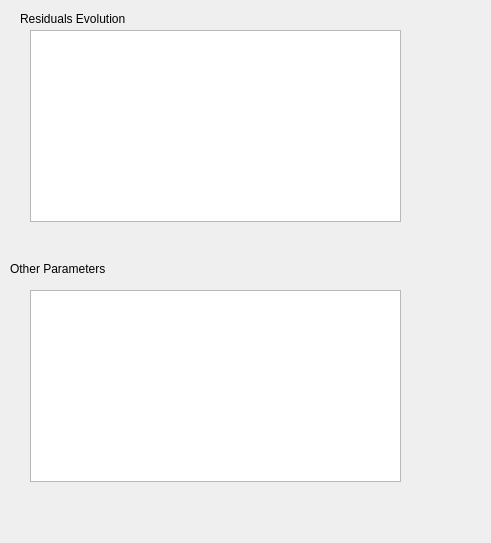
<?xml version="1.0" encoding="UTF-8"?>
<ui version="4.0">
 <class>PlotTabForm</class>
 <widget class="QWidget" name="PlotTabForm">
  <property name="geometry">
   <rect>
    <x>0</x>
    <y>0</y>
    <width>491</width>
    <height>543</height>
   </rect>
  </property>
  <property name="sizePolicy">
   <sizepolicy hsizetype="Fixed" vsizetype="Fixed">
    <horstretch>0</horstretch>
    <verstretch>0</verstretch>
   </sizepolicy>
  </property>
  <property name="windowTitle">
   <string>Form</string>
  </property>
  <widget class="QLabel" name="label">
   <property name="geometry">
    <rect>
     <x>20</x>
     <y>10</y>
     <width>261</width>
     <height>17</height>
    </rect>
   </property>
   <property name="text">
    <string>Residuals Evolution</string>
   </property>
  </widget>
  <widget class="QLabel" name="label_2">
   <property name="geometry">
    <rect>
     <x>10</x>
     <y>260</y>
     <width>291</width>
     <height>17</height>
    </rect>
   </property>
   <property name="text">
    <string>Other Parameters</string>
   </property>
  </widget>
  <widget class="QGraphicsView" name="graphicsView">
   <property name="geometry">
    <rect>
     <x>30</x>
     <y>30</y>
     <width>371</width>
     <height>192</height>
    </rect>
   </property>
  </widget>
  <widget class="QGraphicsView" name="graphicsView_2">
   <property name="geometry">
    <rect>
     <x>30</x>
     <y>290</y>
     <width>371</width>
     <height>192</height>
    </rect>
   </property>
  </widget>
 </widget>
 <resources/>
 <connections/>
</ui>
